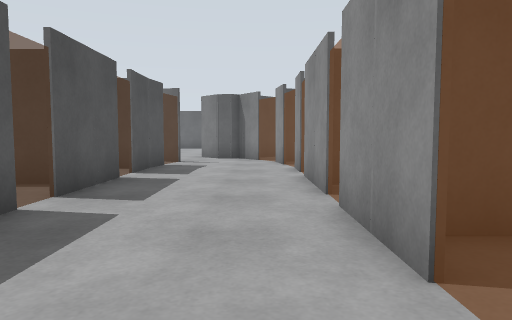
[1] (above)

24 first-person views from a walk through a Gazebo world. The camera is 0.94 m above the floor, tilts 4° down and sees 70° across. The floor is counted in squares, 1 m on a side. Each view is taken from the middle of a square. On the plan, view 1 faces up. The plan holds only what a view shows up to about 13 squares ahead; the rest is blank. The place goes on beyond the plan. The robots in the file are not drawn.

[2]
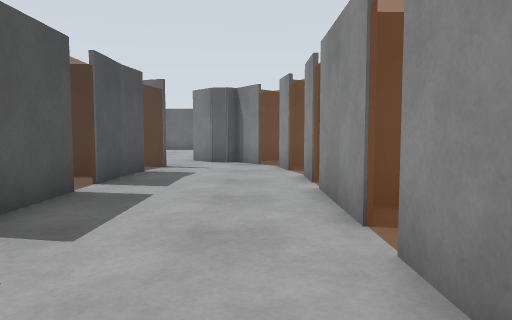

[3]
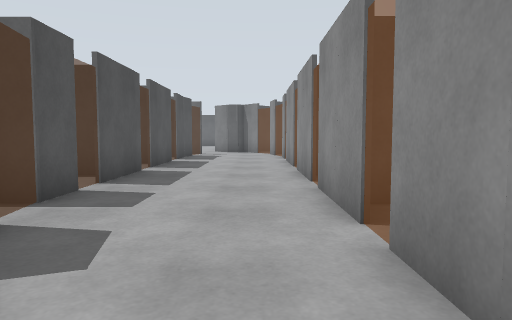

[4]
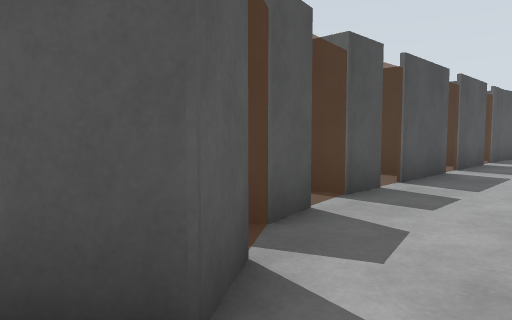

[5]
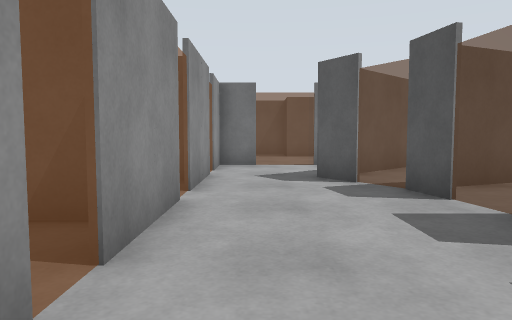

[6]
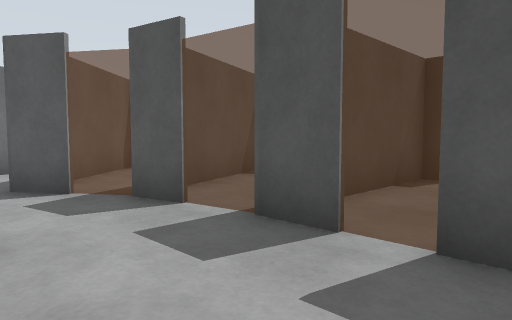

[7]
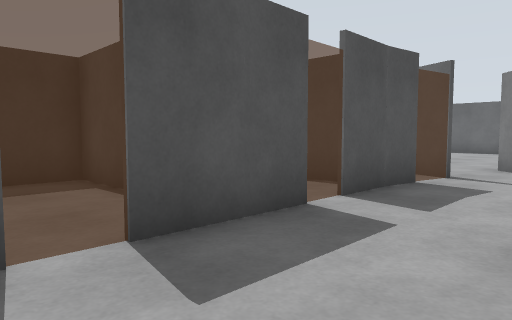

[8]
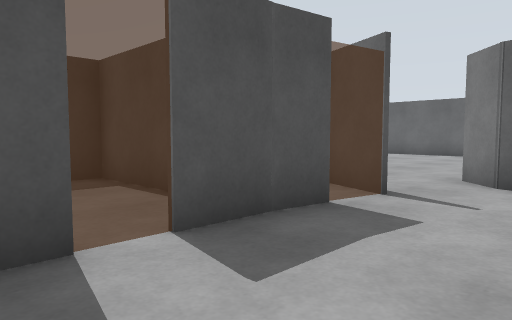

[9]
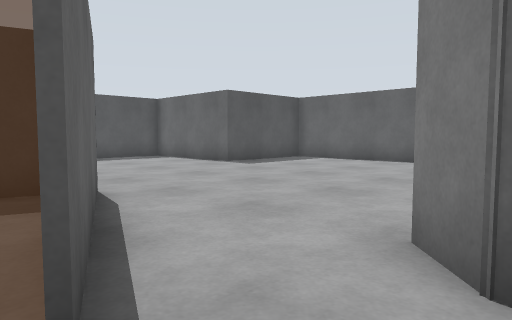

[10]
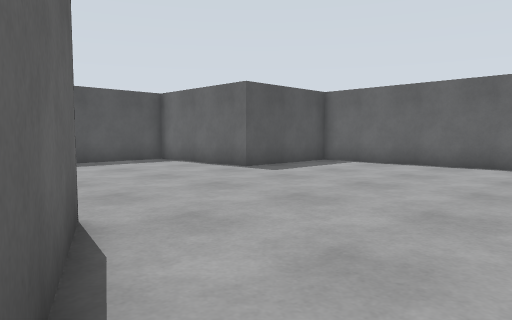

[11]
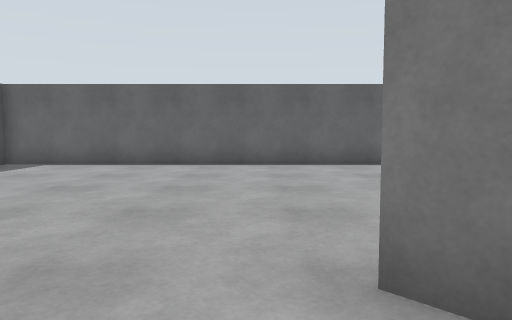

[12]
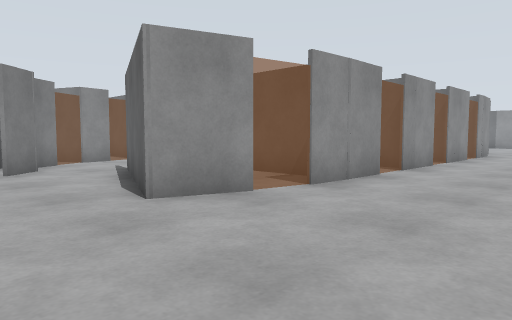

[13]
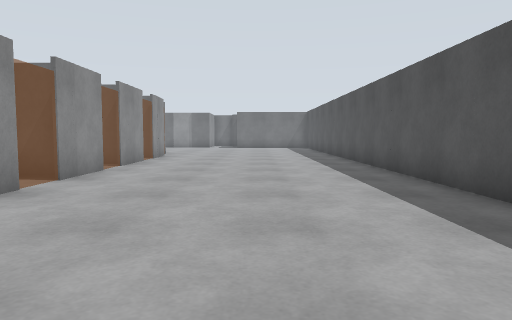

[14]
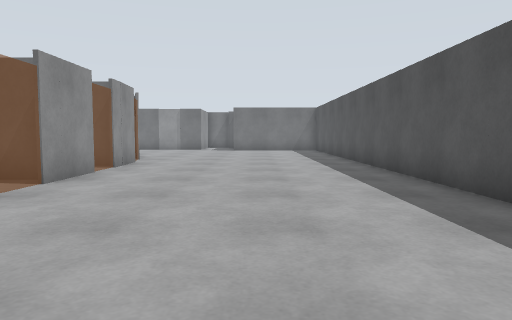

[15]
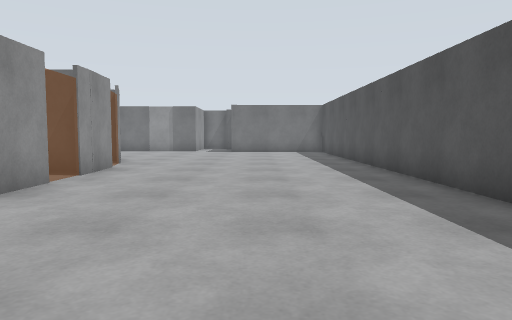

[16]
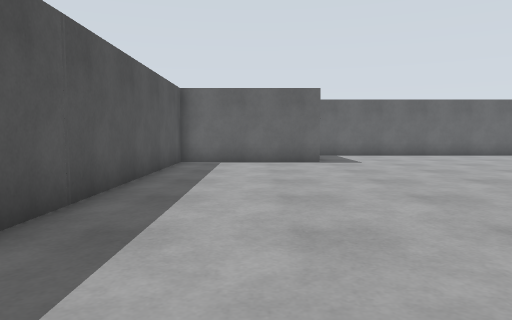

[17]
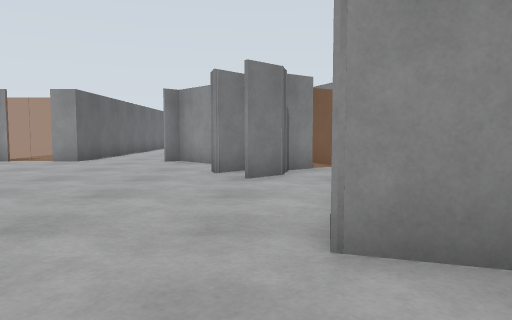

[18]
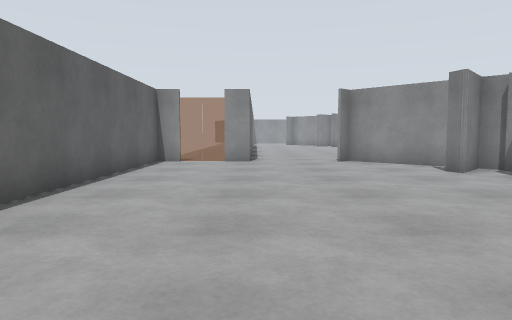

[19]
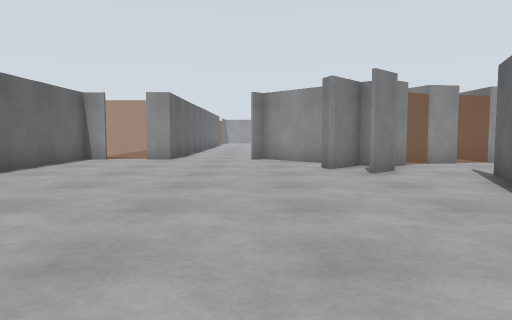

[20]
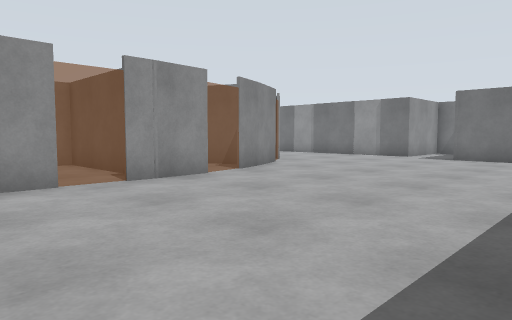

[21]
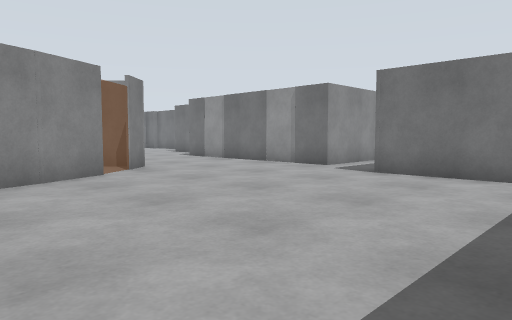

[22]
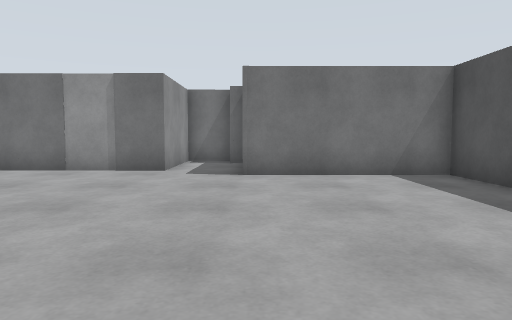

[23]
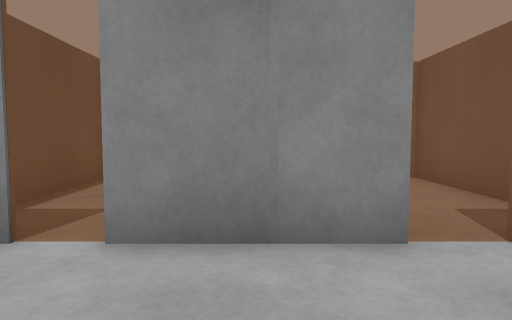

[24]
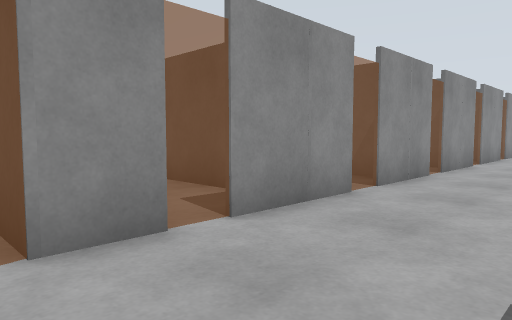

### Floor plan
Points are (right, up) in squares from view 1. A wall is a line through its corners. A room is listed if a view was taken in it or the views show most of it. See-through windows are left out.
Room 1 (views 1, 2, 5, 6, 7, 8, 9, 10, 11, 23, 24)
walls: (-3, 4.5) (-3, 2.4); (1.1, 5.6) (1.1, 8.4); (-3, 7.5) (-3, 5.4); (1.1, 2.4) (1.1, 4.6); (-3, 1.1) (-3, 0) (-3.7, 0); (1.1, 9.4) (1.1, 10.3); (-3, 10.4) (-3, 8.9); (1.1, -1.2) (1.1, 1.5); (-2.8, -1.3) (-2.6, -2.3); (-2.8, 11.4) (-3, 10.3); (0.8, 11.4) (0.7, 12.5); (0.1, 13.4) (-0.6, 14.5) (-1, 14.3) (-1.5, 14.4) (-2.3, 15.2); (1.1, -3.6) (1.1, -2.4)
ways out: opening at (-0.5, -4) to room 2; opening at (-3.5, 14.5) to room 3; opening at (0, 9) to room 7; opening at (-3, -3) to room 9; opening at (0, -2); opening at (0, 2)
Room 2 (views 3, 4)
walls: (-1.8, -3.4) (-1.3, -4) (-2.2, -4.7); (1.1, -4.5) (1.1, -3.6); (0, -7.2) (1.1, -7.2) (1.1, -5.5)
ways out: opening at (-0.5, -4) to room 1
Room 3 (views 12, 13, 14, 15, 16, 17, 18, 19, 20, 21, 22)
walls: (1.1, 10.3) (2.1, 10.3); (1.5, 12.7) (1, 12.5); (0.6, 15.4) (3, 17.7) (2.5, 18.1); (-5, -7.1) (-3.9, -6.1); (-5, -7.3) (-5.8, -6.5); (-8, 1.9) (-8, 4.2); (-7.1, -4.2) (-7.6, -2.8); (-6.5, -5.5) (-7.2, -4); (-8, -1.5) (-8, 0.6); (-8, 5.5) (-8, 7.6); (-1.2, 16) (-0.6, 16.1); (-8, 8.8) (-8, 11.5); (-7.7, 12.7) (-7.1, 14.4) (-3.1, 12.7); (-6.1, -11.5) (-4.2, -11.5); (2.7, 21.2) (2.7, 22.1); (2.7, 23.6) (2.7, 24.4) (-10.8, 24.4) (-10.8, 20.4) (-15.5, 20.4) (-15.5, -4); (-10.7, -14) (-10, -13.9); (-10.1, -14.9) (-8.6, -14.9) (-8.6, -11.5) (-7.5, -11.5); (-15.5, -8.4) (-15.5, -10.5) (-10.6, -10.5)
ways out: opening at (-3.5, 14.5) to room 1; opening at (-9, 1) to room 6; opening at (-9, 8) to room 8; opening at (-5, -6) to room 9; opening at (-8, -2); opening at (2, 19.5)
Room 4 (no view inside)
walls: (-7.8, 3.3) (-6.7, 3.3); (-2.9, 6.8) (-7.9, 6.8) (-7.9, 5.4)
Room 5 (no view inside)
walls: (1.9, 6.8) (1.3, 6.8); (1, 3.4) (6.1, 3.5)
Room 6 (no view inside)
walls: (-7.9, 0.1) (-3.1, 0.1); (-3.7, 3.3) (-4.2, 3.3)
ways out: opening at (-9, 1) to room 3
Room 7 (no view inside)
walls: (2.8, 6.9) (4.8, 6.9); (5.8, 10.4) (2.8, 10.3)
ways out: opening at (0, 9) to room 1
Room 8 (no view inside)
walls: (-7.7, 6.8) (-6.7, 6.8); (-3, 10.3) (-7.9, 10.2)
ways out: opening at (-9, 8) to room 3
Room 9 (no view inside)
walls: (-3.9, -6.1) (-2.5, -4.8)
ways out: opening at (-3, -3) to room 1; opening at (-5, -6) to room 3

Positions as (right, up) in squares from view 1, and headings:
1: (0, 0), facing up
2: (0, 2), facing up
3: (0, -5), facing up
4: (0, -5), facing up-left
5: (0, 4), facing down
6: (0, 3), facing down-left
7: (0, 4), facing up-left
8: (0, 7), facing up-left
9: (-1, 12), facing up-left
10: (-3, 13), facing up-left
11: (-3, 13), facing up
12: (-12, 17), facing down-right
13: (-12, 15), facing down
14: (-12, 11), facing down
15: (-12, 9), facing down
16: (-13, 8), facing up
17: (-10, 15), facing right
18: (-10, 21), facing right
19: (-11, 18), facing right
20: (-15, 4), facing down-right
21: (-15, -2), facing down-right
22: (-11, -2), facing down
23: (-2, 7), facing right
24: (-2, 11), facing down-right
